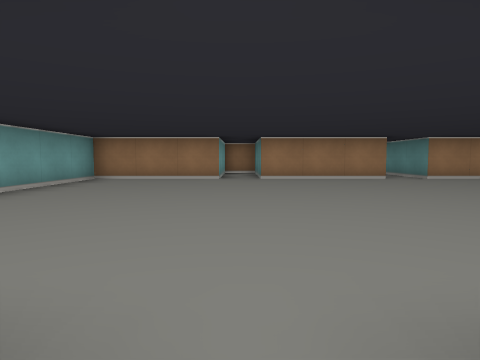
[1] (above)

20 first-person views from a walk through a cub3D maze. The camera is about half as high as the walls, tilts 4° down and sees 75° across. The floor is counted in squares. Each view is taken from the middle of a square. On the plan, view 1 faces up. The plan holds only what a view shows up to about 9 squares ahead; the rest is blank.

[2]
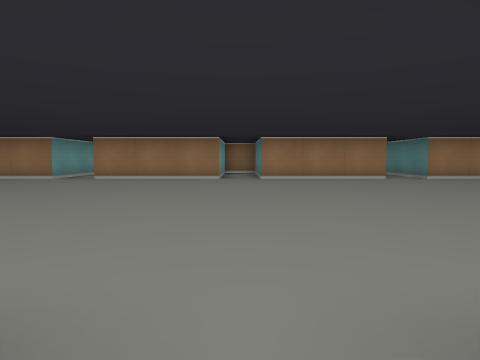

[3]
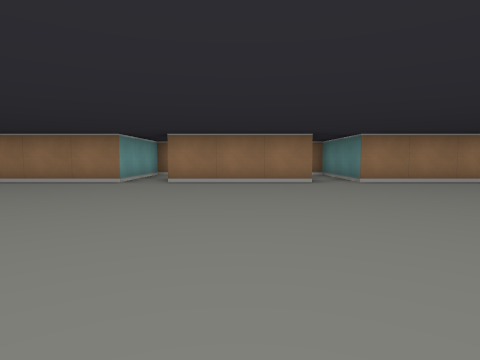

[4]
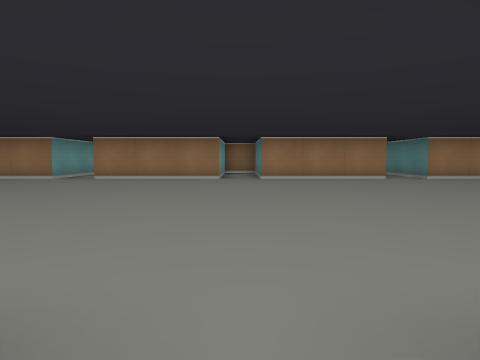

[5]
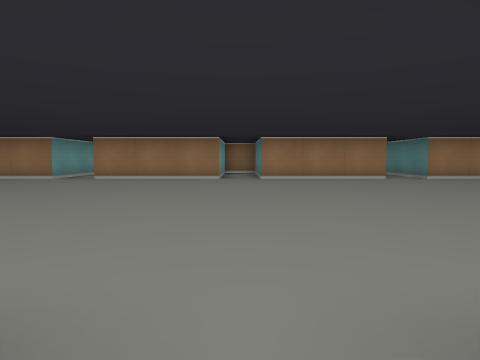

[6]
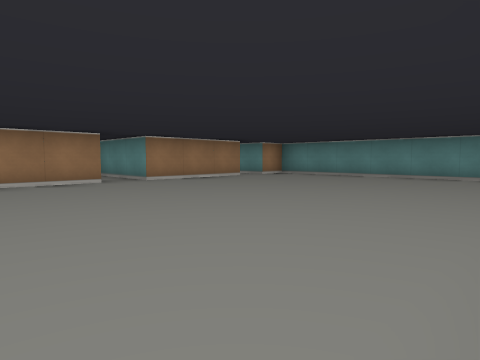

[7]
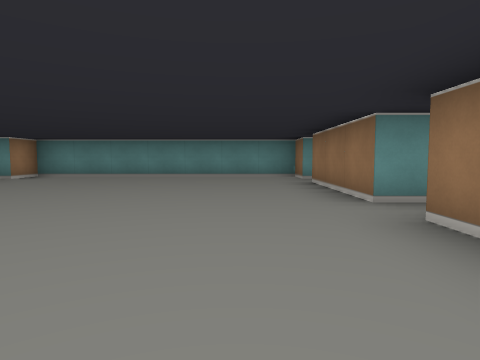

[8]
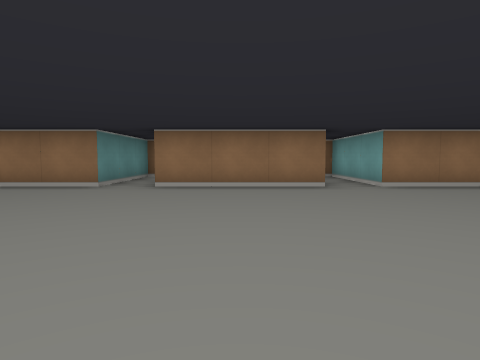

[9]
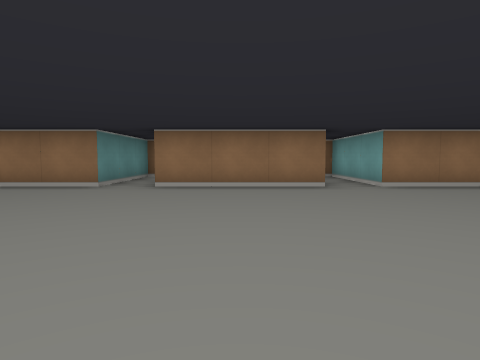

[10]
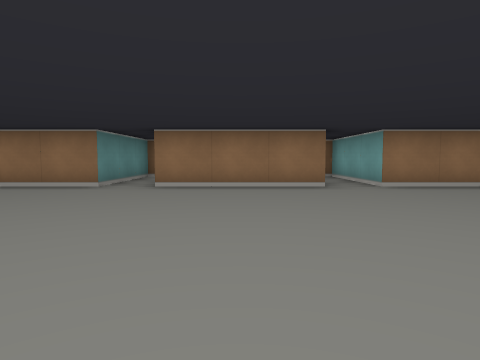

[11]
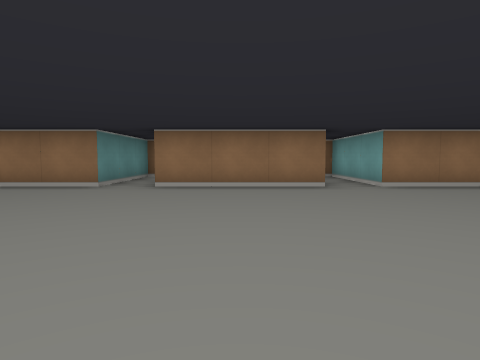

[12]
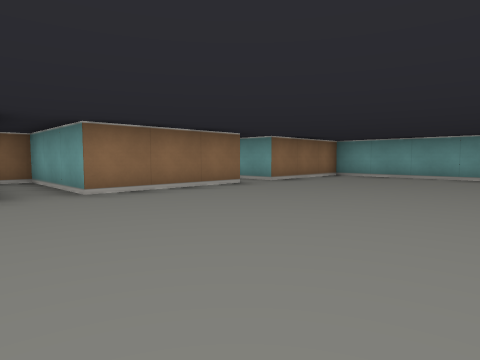

[13]
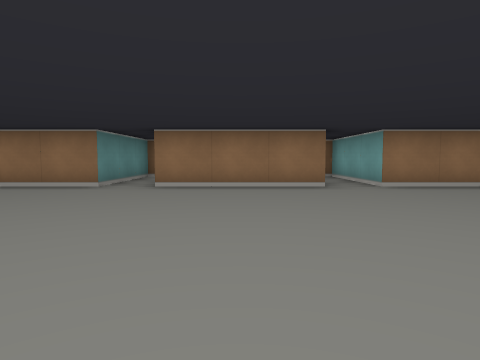

[14]
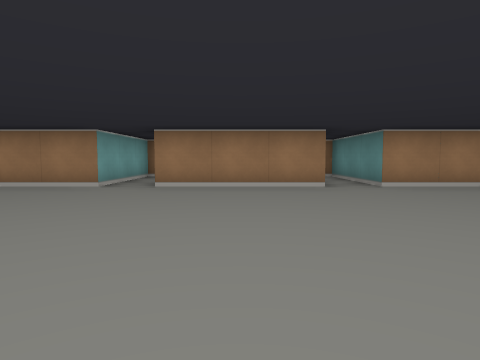

[15]
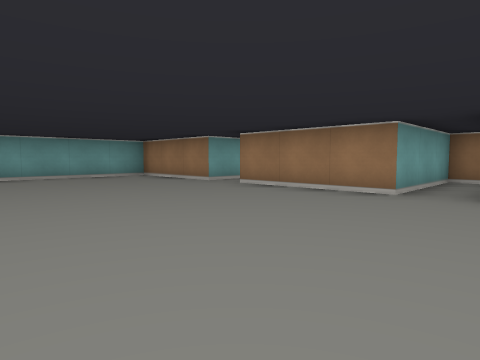

[16]
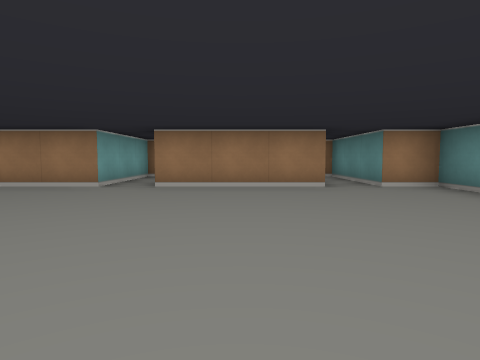

[17]
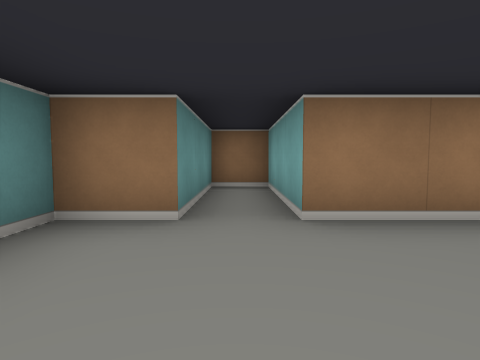

[18]
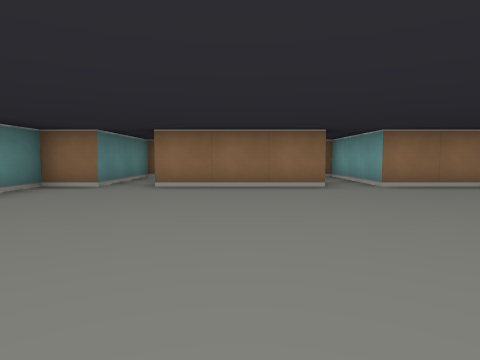

[19]
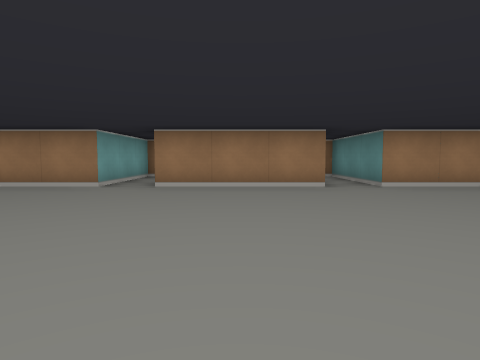

[20]
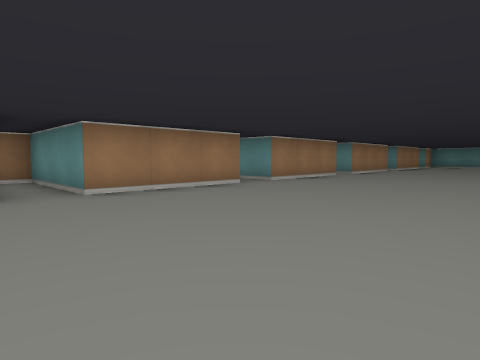

### Floor plan
Points are (right, up) in squares from view 1. A wall is a line through its corners. A room is listed if a view was taken in it or the views show most of it. See-through windows are left out.
Room 1 (views 1, 2, 3, 4, 5, 6, 7, 8, 9, 10, 11, 12, 13, 14, 15, 16, 17, 18, 19, 20)
walls: (11.5, 10.5) (11.5, 7.5) (8.5, 7.5) (8.5, 10.5) (7.9, 10.5); (15.5, 8.9) (15.5, 7.5) (12.5, 7.5) (12.5, 10.1); (7.5, 10) (7.5, 7.5) (4.5, 7.5) (4.5, 10.5) (3.5, 10.5) (3.5, 7.5) (0.5, 7.5) (0.5, 8.8); (19.5, 10.5) (19.5, 7.5) (16.5, 7.5) (16.5, 10.5); (0.4, 0.5) (3.5, 0.5) (3.5, -2.5) (4.5, -2.5) (4.5, 0.5) (7.5, 0.5) (7.5, -2.5) (8.5, -2.5) (8.5, 0.5) (11.5, 0.5) (11.5, -2.5) (12.5, -2.5) (12.5, 0.5) (15.5, 0.5) (15.5, -2.5) (16.5, -2.5) (16.5, 0.5) (19.5, 0.5) (19.5, -2.5) (20.5, -2.5) (20.5, 0.5) (23.5, 0.5) (23.5, -2.5) (24.5, -2.5) (24.5, 0.5) (25.5, 0.5) (25.5, 7.5) (24.5, 7.5) (24.5, 10.5); (23.6, 7.5) (20.5, 7.5) (20.5, 10.1); (-0.5, 10.5) (-0.5, 7.5) (-3.5, 7.5) (-3.5, 0.5) (-0.5, 0.5) (-0.5, -2.5)

Where each view was taken, in squares from view 1:
view 1: 0 up, 0 right, facing up
view 2: 0 up, 4 right, facing up
view 3: 1 up, 10 right, facing up
view 4: 0 up, 12 right, facing up
view 5: 0 up, 16 right, facing up
view 6: 1 up, 17 right, facing up-right
view 7: 2 up, 17 right, facing right
view 8: 6 up, 18 right, facing down
view 9: 6 up, 14 right, facing down
view 10: 6 up, 10 right, facing down
view 11: 6 up, 6 right, facing down
view 12: 5 up, 5 right, facing down-left
view 13: 6 up, 2 right, facing down
view 14: 2 up, 2 right, facing up
view 15: 3 up, 5 right, facing up-left
view 16: 2 up, 22 right, facing up
view 17: 3 up, 24 right, facing down
view 18: 6 up, 22 right, facing down
view 19: 2 up, 14 right, facing up
view 20: 3 up, 7 right, facing up-right
